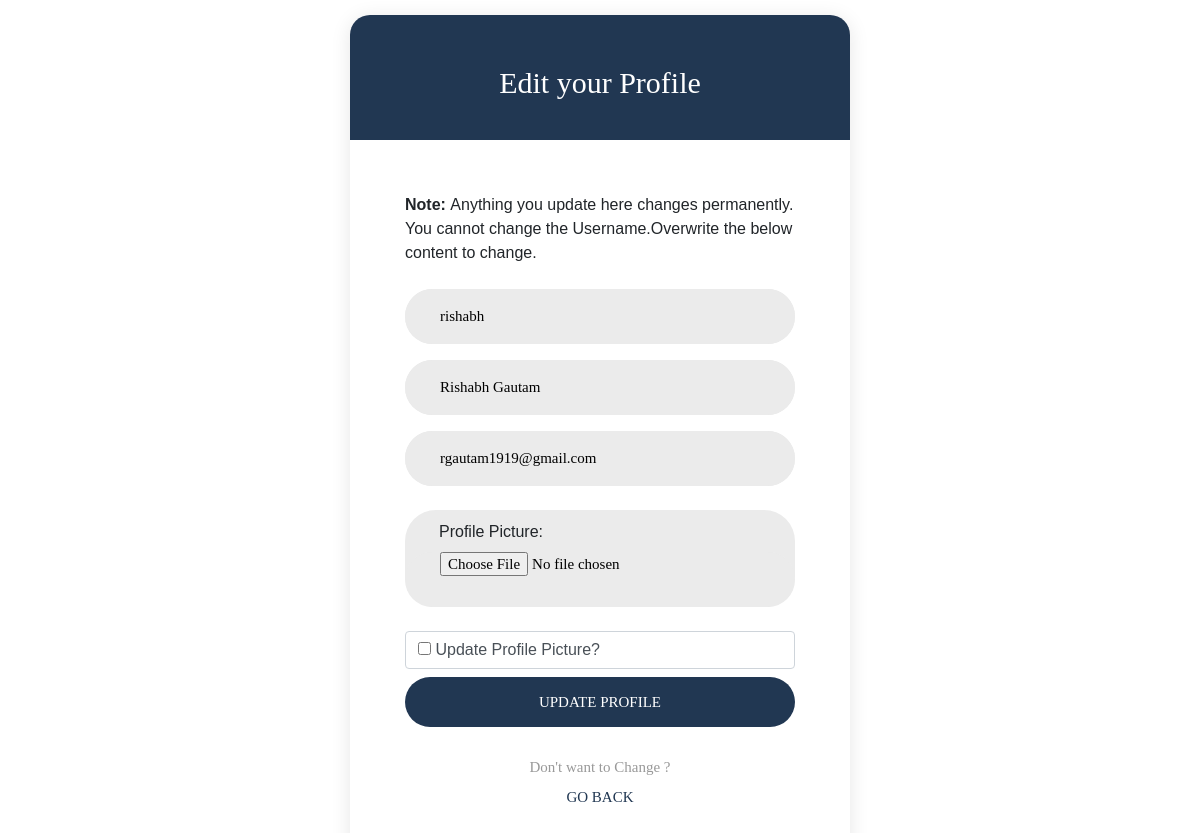
The page /editprofile (signed in) on the database its author committed.
### application/models.py (models this page shows, shortened)
class User(models.Model):
    name=models.CharField(max_length=200)
    profilepic=models.ImageField(default='profilepic/default.jpg',upload_to='profilepic')
    userid=models.CharField(max_length=200)
    password=models.CharField(max_length=200)
    emailid=models.CharField(max_length=200)
    postct=models.IntegerField(default=0)
    followers=models.IntegerField(default=0)
    following=models.IntegerField(default=0)
    logintime=models.DateTimeField(default=timezone.now)
    score=models.IntegerField(default=0)

### application/views.py (the view, shortened to what this page needs)
# urls.py: path('editprofile',editprofile,name='editprofile'),
def editprofile(request):
    curuserid=request.session.get('userid')
    curname=request.session.get('name')
    user=User.objects.get(userid=curuserid)
    return render(request,'editprofile.html',{'userid':curuserid,'name':curname,'profile':user})

### application/templates/editprofile.html (shortened to what this page needs)
{% load static %}
<!DOCTYPE html>
<html lang="en">
<head>
    <link rel="stylesheet" href="https://stackpath.bootstrapcdn.com/bootstrap/4.5.0/css/bootstrap.min.css"0>
    <link rel="stylesheet" href="{% static 'css/bootstrap.min.css' %}">
    <link rel="stylesheet" href="https://use.fontawesome.com/releases/v5.1.0/css/all.css" />
    <link rel="stylesheet" href="{% static 'css/main.css' %}" />
    <link href="{% static 'css/auth.css' %}" rel="stylesheet">
</head>
<body>
    <div class="limiter">
        <div class="container-login100">
            <div class="wrap-login100">
                <form action="editprofile" method="POST" class="login100-form validate-form p-l-55 p-r-55 p-t-178" enctype="multipart/form-data">
                    <b>Note: </b>Anything you update here changes permanently. You cannot change the Username.Overwrite the below content to change.<br><br>
                    <span class="login100-form-title">
                        Edit your Profile
                    </span>
                    <div class="wrap-input100 validate-input m-b-16" data-validate="Please enter username">
                        <input class="input100" type="text" name="userid" value="{{profile.userid}}" readonly>
                    </div>
                    <div class="wrap-input100 validate-input m-b-16" data-validate="Please enter name">
                        <input class="input100" type="text" value="{{profile.name}}" name="name">
                    </div>
                    <div class="wrap-input100 validate-input" data-validate = "Please enter email">
                        <input class="input100" type="text" value="{{profile.emailid}}" name="emailid" placeholder="Email ID">
                    </div><br>
                    <div class="wrap-input100 validate-input" data-validate = "Please upload Profile Picture">
                        <label for="exampleFormControlFile1" style="padding-left: 34px;padding-top: 10px;">Profile Picture:</label>
                        <br><input class="input100" type="file" accept="image/*" name="profilepic">
                    </div><br>
                    <label class="form-control" aria-label="Text input with checkbox"><input type="checkbox" name="status">&nbsp;Update Profile Picture?</label>
                    <div class="container-login100-form-btn">
                        <button class="login100-form-btn">
                            Update Profile
                        </button>
                    </div>
                    <div class="flex-col-c p-t-30 p-b-40">
                        <span class="txt1 p-b-9">
                            Don't want to Change ?
                        </span>
                        <a href="{% url 'feed' %}" class="txt3">
                            Go Back
                        </a>
                    </div><br>
                </form>
            </div>
        </div>
    </div>
</body>
</html>

### application/static/css/main.css (style rules this page uses)
html, body { background: #fafafa; height: 100%; width: 100%; font-family: "Roboto", sans-serif; }

### rows shown on the page
User: userid "rishabh", name "Rishabh Gautam", emailid "rgautam1919@gmail.com"
